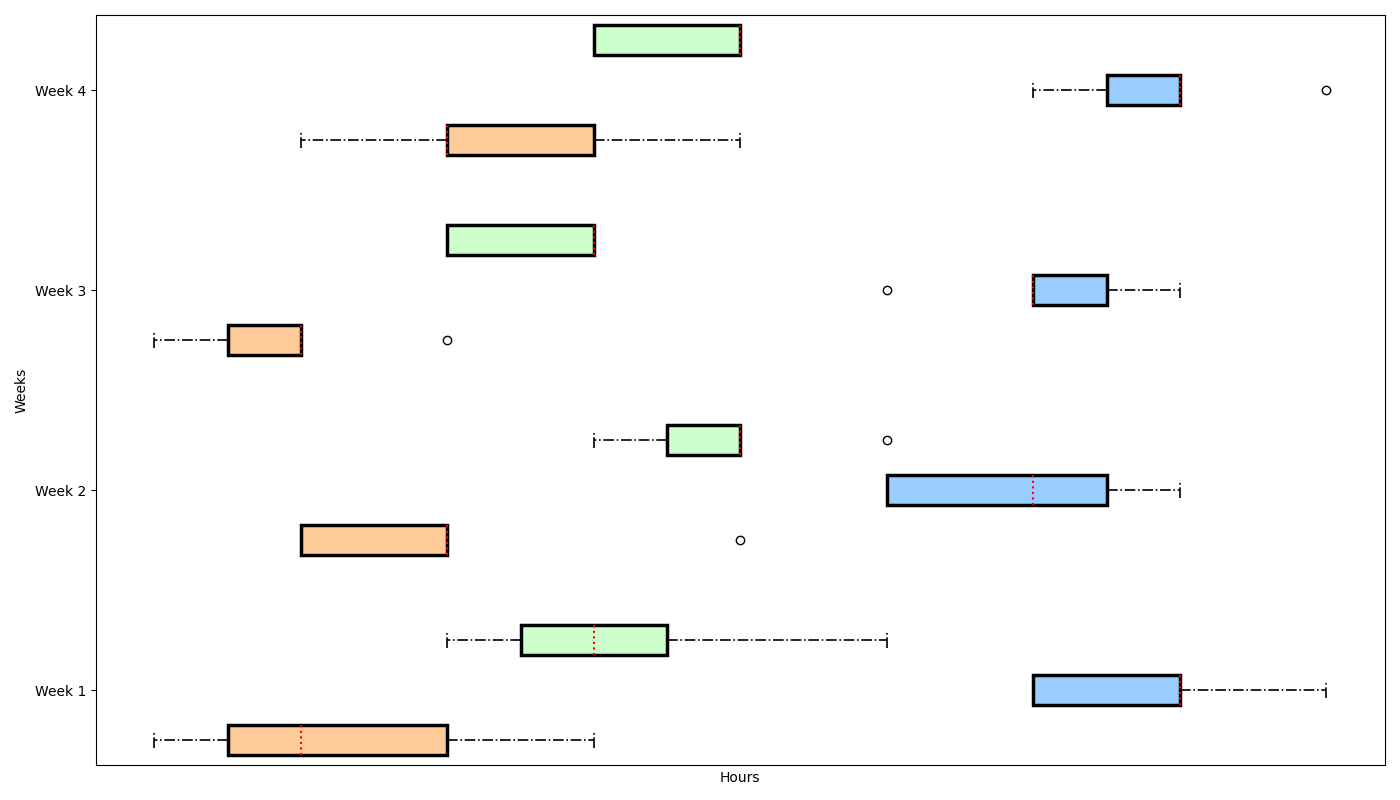

The script that drew this image:
import matplotlib.pyplot as plt
import numpy as np

professions = ['Office Workers', 'Physical Laborers', 'Students']

office_worker_hours = [
    [3, 2, 4, 1, 3, 1, 2],
    [2, 3, 5, 2, 3, 3, 2],
    [2, 1, 3, 2, 2, 2, 1],
    [4, 3, 3, 3, 4, 2, 5]
]

physical_laborer_hours = [
    [8, 7, 8, 9, 8, 7, 7],
    [7, 6, 7, 8, 6, 6, 8],
    [8, 7, 7, 7, 7, 8, 6],
    [7, 8, 9, 8, 8, 7, 8]
]

student_hours = [
    [5, 4, 6, 4, 3, 4, 3],
    [4, 5, 5, 4, 5, 5, 6],
    [4, 4, 3, 4, 3, 3, 4],
    [5, 5, 4, 5, 4, 4, 5]
]

data = [office_worker_hours, physical_laborer_hours, student_hours]

fig, ax = plt.subplots(figsize=(14, 8))

positions = np.arange(len(data[0])) * (len(professions) + 1)
colors = ['#ffcc99', '#99ccff', '#ccffcc']

for i, hours in enumerate(data):
    pos = positions + i
    bp = ax.boxplot(hours, positions=pos, widths=0.6, patch_artist=True, vert=False)

    # Alter styles
    for j, patch in enumerate(bp['boxes']):
        patch.set_facecolor(colors[i])
        patch.set_linewidth(2.5) # thicker border
    
    # Alternate marker styles for whiskers and caps
    for j, whisker in enumerate(bp['whiskers']):
        whisker.set(linewidth=1.2, linestyle='-.')
    for j, cap in enumerate(bp['caps']):
        cap.set(linewidth=1.2, linestyle='-.')
    
    # Change median line to a dotted style
    for j, median in enumerate(bp['medians']):
        median.set(color='red', linewidth=1.5, linestyle=':')  

# Adjust tick positions for clarity
tick_positions = positions + (len(professions) - 1) / 2
ax.set_yticks(tick_positions)
ax.set_yticklabels(['Week 1', 'Week 2', 'Week 3', 'Week 4'])

ax.set_xticks([])
ax.set_xlabel('Hours')
ax.set_ylabel('Weeks')

# Randomly modify the grid style
ax.grid(axis='x', linestyle='-.', alpha=0.5)

plt.tight_layout()
plt.show()
